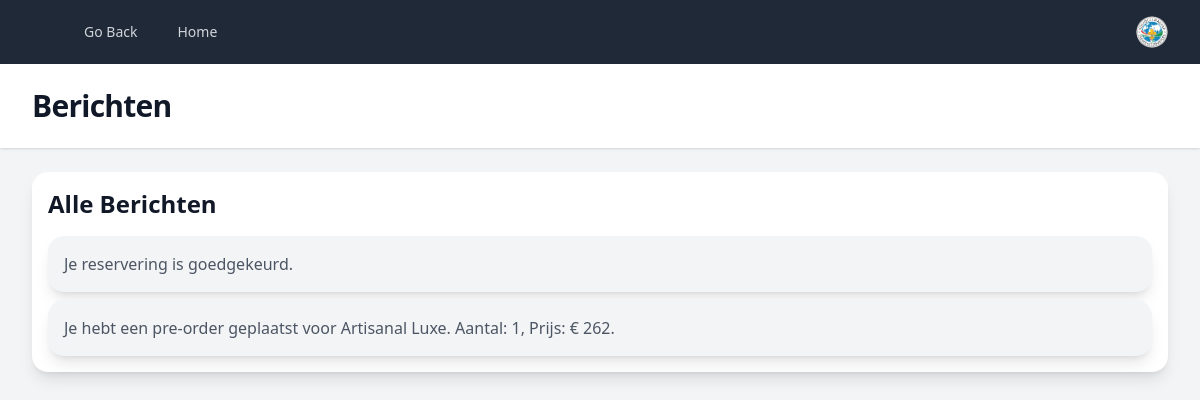
The app's page /all_messages.php (signed in) with its own data.
### tables this page shows
CREATE TABLE IF NOT EXISTS `users` (
  `id` int UNSIGNED NOT NULL AUTO_INCREMENT,
  `username` varchar(100) NOT NULL,
  `first_name` varchar(255) DEFAULT NULL,
  `last_name` varchar(255) DEFAULT NULL,
  `country` varchar(255) DEFAULT NULL,
  `street` varchar(255) DEFAULT NULL,
  `adres` varchar(255) DEFAULT NULL,
  `city` varchar(255) DEFAULT NULL,
  `state_province` varchar(255) DEFAULT NULL,
  `zip_postal_code` varchar(20) DEFAULT NULL,
  `email` varchar(100) NOT NULL,
  `password` varchar(255) NOT NULL,
  `created_at` timestamp NULL DEFAULT CURRENT_TIMESTAMP,
  `is_admin` tinyint(1) DEFAULT '0',
  `about` text,
  `profile_photo` varchar(255) DEFAULT 'assets/img/default/default-profile.png',
  `cover_photo` varchar(255) DEFAULT 'assets/img/default/default-cover.jpg',
  `PreOrder` tinyint(1) DEFAULT '0',
  `date` timestamp NULL DEFAULT CURRENT_TIMESTAMP,
  PRIMARY KEY (`id`),
  UNIQUE KEY `email` (`email`)
);

CREATE TABLE IF NOT EXISTS `messages` (
  `id` int NOT NULL AUTO_INCREMENT,
  `user_id` int NOT NULL,
  `messages` text NOT NULL,
  `is_read` tinyint(1) DEFAULT '0',
  `created_at` timestamp NULL DEFAULT CURRENT_TIMESTAMP,
  PRIMARY KEY (`id`),
  KEY `user_id` (`user_id`)
);

### all_messages.php (the view, shortened to what this page needs)
<?php
$pdo = new PDO("mysql:host=localhost;dbname=astronomie", "root", "");
$pdo->setAttribute(PDO::ATTR_ERRMODE, PDO::ERRMODE_EXCEPTION);
$user_id = $_SESSION['user_id'];
$stmt = $pdo->prepare("SELECT * FROM messages WHERE user_id = :user_id ORDER BY is_read ASC, created_at DESC");
$stmt->execute(['user_id' => $user_id]);
$allMessages = $stmt->fetchAll(PDO::FETCH_ASSOC);
$query = "SELECT * FROM users WHERE id = :user_id";
$stmt = $pdo->prepare($query);
$stmt->bindParam(':user_id', $user_id, PDO::PARAM_INT);
$stmt->execute();
$user = $stmt->fetch(PDO::FETCH_ASSOC);
?>
<!DOCTYPE html>
<html class="h-full bg-gray-100" lang="en">
<head>
    <script src="https://cdn.tailwindcss.com"></script>
    <link href="https://cdn.jsdelivr.net/npm/tailwindcss@2.0.0/dist/tailwind.min.css" rel="stylesheet">
</head>
<body class="h-full">
    <div class="min-h-full">
        <nav class="bg-gray-800">
            <div class="mx-auto max-w-7xl px-4 sm:px-6 lg:px-8">
                <div class="flex h-16 items-center justify-between">
                    <div class="flex items-center">
                        <div class="hidden md:block">
                            <div class="ml-10 flex items-baseline space-x-4">
                                <?php
                                if (isset($_SESSION['user_id']) && isset($_SESSION['is_admin']) && $_SESSION['is_admin'] === 1) {
                                    echo ('<a href="/admin_dashboard" class="rounded-md px-3 py-2 text-sm font-medium text-gray-300 hover:bg-gray-700 hover:text-white">Admin-Dashboard</a>
                                    <a href="/dashboard" class="rounded-md px-3 py-2 text-sm font-medium text-gray-300 hover:bg-gray-700 hover:text-white">User-Dashboard</a>
                                <a href="/" class="rounded-md px-3 py-2 text-sm font-medium text-gray-300 hover:bg-gray-700 hover:text-white">Home</a>');
                                } else {
                                    echo ('<a href="/dashboard" class="rounded-md px-3 py-2 text-sm font-medium text-gray-300 hover:bg-gray-700 hover:text-white">Go Back</a>
                                <a href="/" class="rounded-md px-3 py-2 text-sm font-medium text-gray-300 hover:bg-gray-700 hover:text-white">Home</a>');
                                }
                                ?>
                            </div>
                        </div>
                    </div>
                    <div class="hidden md:flex items-center space-x-4">
                        <div class="relative">
                            <button type="button" id="user-menu-button" class="relative flex items-center rounded-full bg-gray-800 text-sm focus:outline-none focus:ring-2 focus:ring-white">
                                <img class="h-8 w-8 rounded-full" src="<?php echo htmlspecialchars($user['profile_photo']); ?>" alt="Profile Photo">
                            </button>
                        </div>
                    </div>
                </div>
        </nav>
        <header class="bg-white shadow">
            <div class="mx-auto max-w-7xl px-4 py-6 sm:px-6 lg:px-8">
                <h1 class="text-3xl font-bold tracking-tight text-gray-900">Berichten</h1>
            </div>
        </header>
        <main>
            <div class="mx-auto max-w-7xl px-4 py-6 sm:px-6 lg:px-8">
                <div class="bg-white p-4 rounded-2xl mb-4 shadow-lg">
                    <h1 class="text-2xl font-bold text-gray-900 mb-4">Alle Berichten</h1>
                    <?php if (empty($allMessages)): ?>
                        <p class="text-gray-700">Er zijn geen berichten.</p>
                    <?php else: ?>
                        <ul class="space-y-2">
                            <?php foreach ($allMessages as $message): ?>
                                <li class="bg-gray-100 p-4 rounded-2xl mb-2 shadow-lg flex items-center justify-between <?php echo $message['is_read'] ? 'bg-gray-100 text-gray-600' : 'bg-gray font-bold'; ?>">
                                    <span><?php echo htmlspecialchars($message['messages']); ?></span>
                                </li>
                            <?php endforeach; ?>
                        </ul>
                    <?php endif; ?>
                </div>
            </div>
        </main>
</body>
</html>

### records on screen
users: profile_photo (picture)
messages: messages "Je reservering is goedgekeurd."
messages: messages "Je hebt een pre-order geplaatst voor Artisanal Luxe. Aantal: 1, Prijs: € 262."
